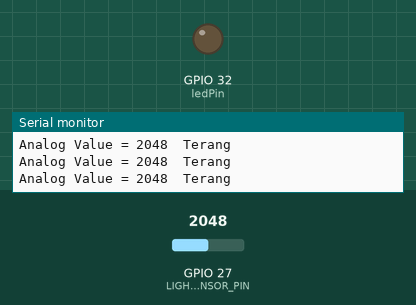
The sketch below on a simulated ESP32. Parts: output pins drawn as LEDs (lit = HIGH), the last lines printed to the serial monitor. Dashed ring = blinking. The test bench sets the inputs (shaded band); at power-on: GPIO 27 (LIGHT_SENSOR_PIN) = 2048.

Above: at 1.3 s.
1.4 s: GPIO 27 (LIGHT_SENSOR_PIN) set to 1054
2.9 s: GPIO 27 (LIGHT_SENSOR_PIN) set to 957
At 3.1 s:
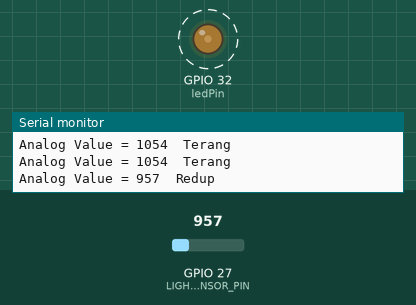
5.9 s: GPIO 27 (LIGHT_SENSOR_PIN) set to 491
At 7.8 s:
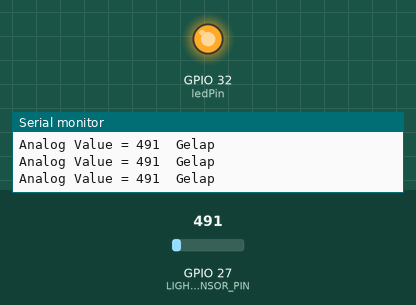
8.1 s: GPIO 27 (LIGHT_SENSOR_PIN) set to 549
At 9.1 s:
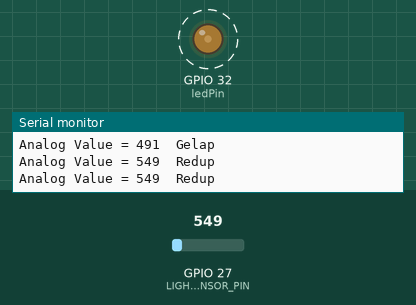
11.1 s: GPIO 27 (LIGHT_SENSOR_PIN) set to 460
Timing chart, 0 to 14.1 s (numbered marks = the images above; inputs shaded):
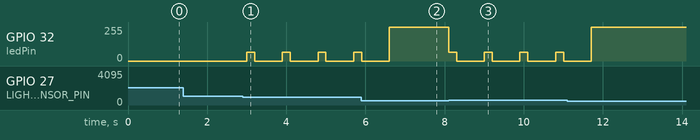

Measured:
- the behaviour switches between 1000 and 999 on GPIO 27 (LIGHT_SENSOR_PIN) (found by bisection; images 0 and 1)
- the behaviour switches between 500 and 501 on GPIO 27 (LIGHT_SENSOR_PIN) (found by bisection; images 2 and 3)
- after the input at 2.9 s, GPIO 32 (ledPin): alternates 64/255 for 0.20 s and 0/255 for 0.70 s, starting after 0.10 s
- after the input at 8.1 s, GPIO 32 (ledPin): alternates 64/255 for 0.20 s and 0/255 for 0.70 s, starting at once

The sketch:

modul_2.ino
```cpp
#define LIGHT_SENSOR_PIN 27
#define ledPin 32 // ESP32 pin GIOP36 (ADC0)

void setup() {
  // initialize serial communication at 9600 bits per second:
  Serial.begin(9600);
  pinMode(ledPin, OUTPUT);
}

void loop() {
  // reads the input on analog pin (value between 0 and 4095)
  int analogValue = analogRead(LIGHT_SENSOR_PIN);

  Serial.print("Analog Value = ");
  Serial.print(analogValue);   // the raw analog reading

  // We'll have a few threshholds, qualitatively determined
  if (analogValue < 500) {
    Serial.println("  Gelap");
    analogWrite(32, 255);
  } else if (analogValue > 500 && analogValue < 1000 ) {
    Serial.println("  Redup");
    analogWrite(32, 64);
    delay(200);
    analogWrite(32, 0);
    delay(200);

  } else if (analogValue > 1000) {
    Serial.println("  Terang");
    analogWrite(32, 0);
  }


  delay(500);
}
```
